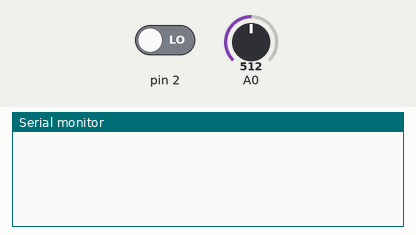
Simulated run of this sketch. Board: Arduino Uno, built with avr-gcc and run on an emulated ATmega328P. On the bench: the last lines printed to the serial monitor. Inputs (shaded band) come from the test bench; at power-on: pin 2 LOW, A0 = 512.

Above: at 1.2 s.
1.3 s: pin 2 driven HIGH
At 3.2 s:
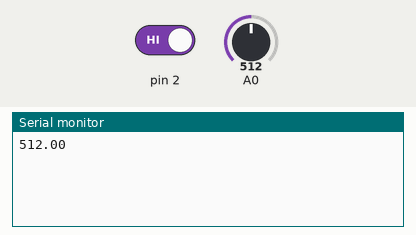
3.8 s: A0 set to 716
At 4.9 s:
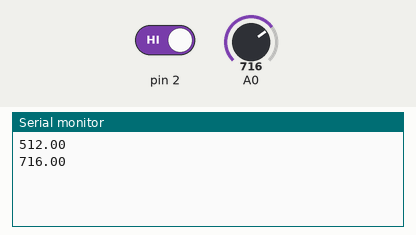
5.3 s: A0 set to 900
At 7.7 s:
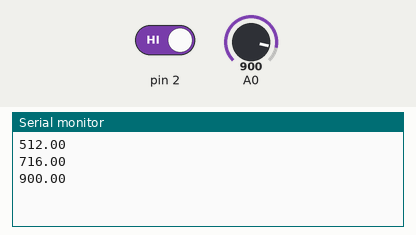
Timing chart, 0 to 9.2 s (numbered marks = the images above; inputs shaded):
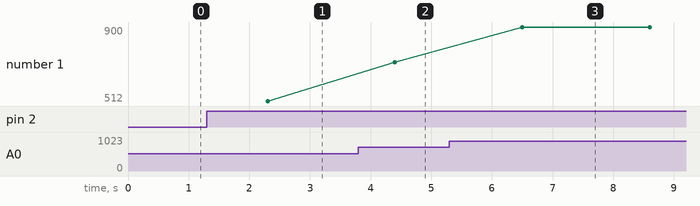

Measured:
- after the input at 1.3 s, the serial monitor: prints a new line after 1.0 s (image 1)
- after the input at 3.8 s, the serial monitor: prints a new line after 0.60 s (image 2)
- after the input at 5.3 s, the serial monitor: prints a new line after 1.2 s (image 3)
- plotted number 1: 512 → 716 after the input at 3.8 s, 716 → 900 after the input at 5.3 s

The sketch:

prob1.ino
```cpp
int flag = 0;
double vReal[128];
int i =0;

void setup() {
  pinMode(A0,INPUT);
  pinMode(2,INPUT);
  Serial.begin(9600);
}

void loop() {
  if(digitalRead(2)==HIGH){
    if(flag==1){
      flag =0;
    }
    else{
      flag = 1;
    }
    delay(1000);
  }
  if(flag ==1){
    if(i<128){
      vReal[i] = analogRead(A0);
      Serial.println(vReal[i]);
      i++;
      delay(100);
    }
    else{
      return 0;
    }
  }
}
```
